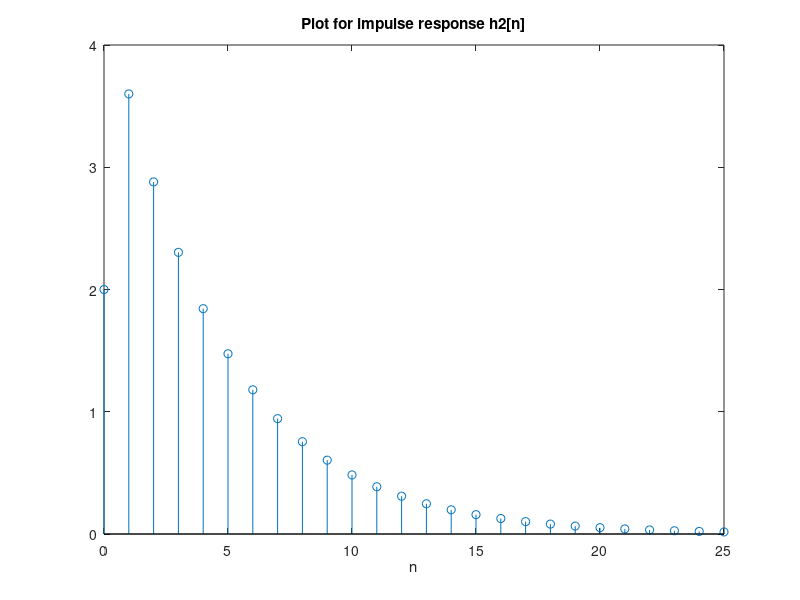

This figure's MATLAB source:
n = (0:25);
h1 = 3.6 * 1.25 .^ n;
h1(1) = h1(1) + -1.6;

h2 = 4.5 * 0.8 .^ n;
h2(1) = h2(1) + -2.5;

stem(n, h1);
title('Plot for impulse response h1[n]');
xlabel('n');

stem(n, h2);
title('Plot for impulse response h2[n]');
xlabel('n');
